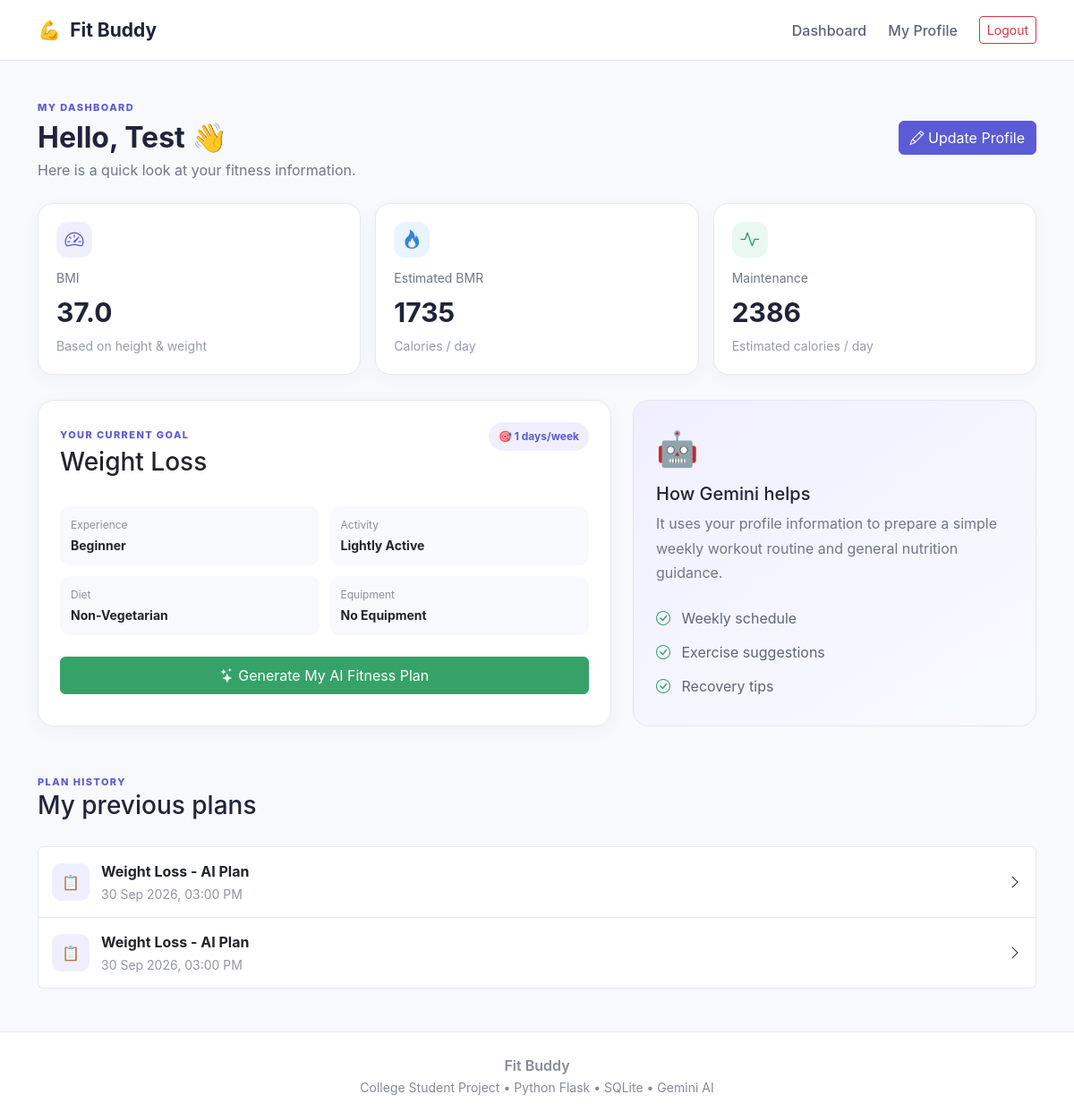
The page /dashboard (signed in) on the database its author committed.
### app/models.py (models this page shows)
class User(UserMixin, db.Model):
    id = db.Column(db.Integer, primary_key=True)
    name = db.Column(db.String(100), nullable=False)
    email = db.Column(db.String(150), unique=True, nullable=False)
    password_hash = db.Column(db.String(255), nullable=False)
    role = db.Column(db.String(20), default='user')
    created_at = db.Column(db.DateTime, default=datetime.utcnow)
    profiles = db.relationship('FitnessProfile', backref='user', lazy=True)
    plans = db.relationship('FitnessPlan', backref='user', lazy=True)

class FitnessProfile(db.Model):
    id = db.Column(db.Integer, primary_key=True)
    user_id = db.Column(db.Integer, db.ForeignKey('user.id'), nullable=False)
    age = db.Column(db.Integer, nullable=False)
    gender = db.Column(db.String(30), nullable=False)
    height = db.Column(db.Float, nullable=False)
    weight = db.Column(db.Float, nullable=False)
    activity = db.Column(db.String(50), nullable=False)
    goal = db.Column(db.String(80), nullable=False)
    experience = db.Column(db.String(40), nullable=False)
    workout_days = db.Column(db.Integer, nullable=False)
    equipment = db.Column(db.String(300), default='')
    diet = db.Column(db.String(50), default='No Preference')
    bmi = db.Column(db.Float)
    bmr = db.Column(db.Float)
    maintenance_calories = db.Column(db.Float)
    created_at = db.Column(db.DateTime, default=datetime.utcnow)

class FitnessPlan(db.Model):
    id = db.Column(db.Integer, primary_key=True)
    user_id = db.Column(db.Integer, db.ForeignKey('user.id'), nullable=False)
    title = db.Column(db.String(200), default='AI Fitness Plan')
    content = db.Column(db.Text, nullable=False)
    created_at = db.Column(db.DateTime, default=datetime.utcnow)

### app/main.py (the view)
@main_bp.route('/dashboard')
@login_required
def dashboard():
    profile = FitnessProfile.query.filter_by(user_id=current_user.id).order_by(
        FitnessProfile.created_at.desc()).first()
    plans = FitnessPlan.query.filter_by(user_id=current_user.id).order_by(
        FitnessPlan.created_at.desc()).all()
    return render_template('dashboard.html', profile=profile, plans=plans)

### app/templates/dashboard.html (shortened to what this page needs)
{% extends "base.html" %}
{% block content %}
<div class="container page-wrap">
    <div class="dashboard-head">
        <div>
            <span class="small-label">MY DASHBOARD</span>
            <h2>Hello, {{ current_user.name }} 👋</h2>
            <p>Here is a quick look at your fitness information.</p>
        </div>
        <a class="btn btn-primary" href="{{ url_for('main.profile') }}"><i class="bi bi-pencil"></i> Update Profile</a>
    </div>
    {% if profile %}
    <div class="row g-3">
        <div class="col-md-4">
            <div class="stat-card">
                <div class="stat-icon purple"><i class="bi bi-speedometer2"></i></div>
                <span>BMI</span>
                <strong>{{ profile.bmi }}</strong>
                <small>Based on height & weight</small>
            </div>
        </div>
        <div class="col-md-4">
            <div class="stat-card">
                <div class="stat-icon blue"><i class="bi bi-fire"></i></div>
                <span>Estimated BMR</span>
                <strong>{{ profile.bmr|int }}</strong>
                <small>Calories / day</small>
            </div>
        </div>
        <div class="col-md-4">
            <div class="stat-card">
                <div class="stat-icon green"><i class="bi bi-activity"></i></div>
                <span>Maintenance</span>
                <strong>{{ profile.maintenance_calories|int }}</strong>
                <small>Estimated calories / day</small>
            </div>
        </div>
    </div>
    <div class="row g-4 mt-1">
        <div class="col-lg-7">
            <div class="card clean-card p-4 h-100">
                <div class="d-flex justify-content-between align-items-start">
                    <div>
                        <span class="small-label">YOUR CURRENT GOAL</span>
                        <h3 class="mt-1">{{ profile.goal }}</h3>
                    </div>
                    <span class="goal-pill">🎯 {{ profile.workout_days }} days/week</span>
                </div>
                <div class="profile-summary mt-4">
                    <div><span>Experience</span><b>{{ profile.experience }}</b></div>
                    <div><span>Activity</span><b>{{ profile.activity }}</b></div>
                    <div><span>Diet</span><b>{{ profile.diet }}</b></div>
                    <div><span>Equipment</span><b>{{ profile.equipment or "No equipment" }}</b></div>
                </div>
                <form method="post" action="{{ url_for('main.generate') }}" class="mt-4">
                    <button class="btn btn-success w-100 py-2">
                        <i class="bi bi-stars"></i> Generate My AI Fitness Plan
                    </button>
                </form>
            </div>
        </div>
        <div class="col-lg-5">
            <div class="simple-card h-100">
                <div class="simple-card-icon">🤖</div>
                <h5>How Gemini helps</h5>
                <p>It uses your profile information to prepare a simple weekly workout routine and general nutrition guidance.</p>
                <ul class="simple-list">
                    <li><i class="bi bi-check-circle"></i> Weekly schedule</li>
                    <li><i class="bi bi-check-circle"></i> Exercise suggestions</li>
                    <li><i class="bi bi-check-circle"></i> Recovery tips</li>
                </ul>
            </div>
        </div>
    </div>
    {% endif %}
    <div class="mt-5">
        <div class="section-heading left">
            <span>PLAN HISTORY</span>
            <h3>My previous plans</h3>
        </div>
        <div class="list-group plan-list">
            {% for plan in plans %}
            <a class="list-group-item list-group-item-action" href="{{ url_for('main.plan', plan_id=plan.id) }}">
                <div class="plan-list-icon">📋</div>
                <div>
                    <b>{{ plan.title }}</b>
                    <small>{{ plan.created_at.strftime('%d %b %Y, %I:%M %p') }}</small>
                </div>
                <i class="bi bi-chevron-right ms-auto"></i>
            </a>
            {% else %}
            <div class="text-muted">No plans generated yet.</div>
            {% endfor %}
        </div>
    </div>
</div>
{% endblock %}

### app/static/css/style.css (style rules this page uses)
:root { --primary: #5b5bd6; --primary-dark: #4747b8; --soft-purple: #f0efff; --soft-blue: #eaf4ff; --soft-green: #eaf9f0; --text: #20243a; --muted: #70778a; --border: #e7e9f0; }
* { box-sizing: border-box; }
body { background: #f8f9fc; color: var(--text); font-family: Inter, ui-sans-serif, system-ui, -apple-system, "Segoe UI", sans-serif; }
.btn-primary { background: var(--primary); border-color: var(--primary); }
.btn-success { background: #36a269; border-color: #36a269; }
.section-heading { text-align:center; margin-bottom:28px; }
.section-heading.left { text-align:left; }
.section-heading > span, .small-label { color: var(--primary); font-size: 11px; font-weight: 800; letter-spacing: 1.4px; }
.feature-box p, .simple-card p { color: var(--muted); line-height: 1.7; }
.feature-icon, .stat-icon { width: 46px; height: 46px; border-radius: 13px; display:grid; place-items:center; font-size:21px; margin-bottom:17px; }
.purple { background: var(--soft-purple); color: var(--primary); }
.blue { background: var(--soft-blue); color:#3782d6; }
.green { background: var(--soft-green); color:#2f9a61; }
.page-wrap { padding-top:38px; }
.page-title, .dashboard-head { display:flex; align-items:center; justify-content:space-between; gap:20px; margin-bottom:25px; }
.page-title h2, .dashboard-head h2 { font-weight:750; margin:5px 0; }
.page-title p, .dashboard-head p { color:var(--muted); margin:0; }
.clean-card { background:white; border:1px solid var(--border); border-radius:18px; box-shadow:0 5px 20px rgba(30,40,80,.04); }
.stat-card { background:white; border:1px solid var(--border); border-radius:17px; padding:20px; min-height:145px; box-shadow:0 5px 20px rgba(30,40,80,.035); }
.stat-card span { color:#70778a; display:block; font-size:14px; }
.stat-card strong { display:block; font-size:30px; margin:6px 0 2px; }
.stat-card small { color:#969cab; }
.stat-icon { margin-bottom:12px; width:40px; height:40px; }
.goal-pill { background:var(--soft-purple); color:var(--primary); border-radius:20px; padding:7px 11px; font-size:12px; font-weight:700; }
.profile-summary { display:grid; grid-template-columns:repeat(2, 1fr); gap:12px; }
.profile-summary div { background:#f8f9fc; border-radius:11px; padding:12px; }
.profile-summary span { display:block; color:#8a90a0; font-size:12px; }
.profile-summary b { display:block; margin-top:3px; font-size:14px; }
.simple-card { background:linear-gradient(145deg, #f1efff, #f7fbff); border:1px solid #e4e5f6; border-radius:18px; padding:25px; }
.simple-card-icon { font-size:38px; margin-bottom:10px; }
.simple-list { padding:0; list-style:none; margin:18px 0 0; }
.simple-list li { padding:7px 0; color:#5e6576; }
.simple-list i { color:#37a06a; margin-right:8px; }
.plan-list .list-group-item { display:flex; align-items:center; gap:13px; border-color:var(--border); padding:15px; background:white; }
.plan-list small { display:block; color:#9096a4; margin-top:3px; }
.plan-list-icon { width:42px; height:42px; border-radius:11px; background:var(--soft-purple); display:grid; place-items:center; }

### rows shown on the page
User: name "Test"
FitnessProfile: bmi "37.0", bmr "1735", maintenance_calories "2386", goal "Weight Loss", workout_days "1", experience "Beginner", activity "Lightly Active", diet "Non-Vegetarian", equipment "No Equipment"
FitnessPlan: title "Weight Loss - AI Plan", created_at "30 Sep 2026, 03:00 PM"
FitnessPlan: title "Weight Loss - AI Plan", created_at "30 Sep 2026, 03:00 PM"
